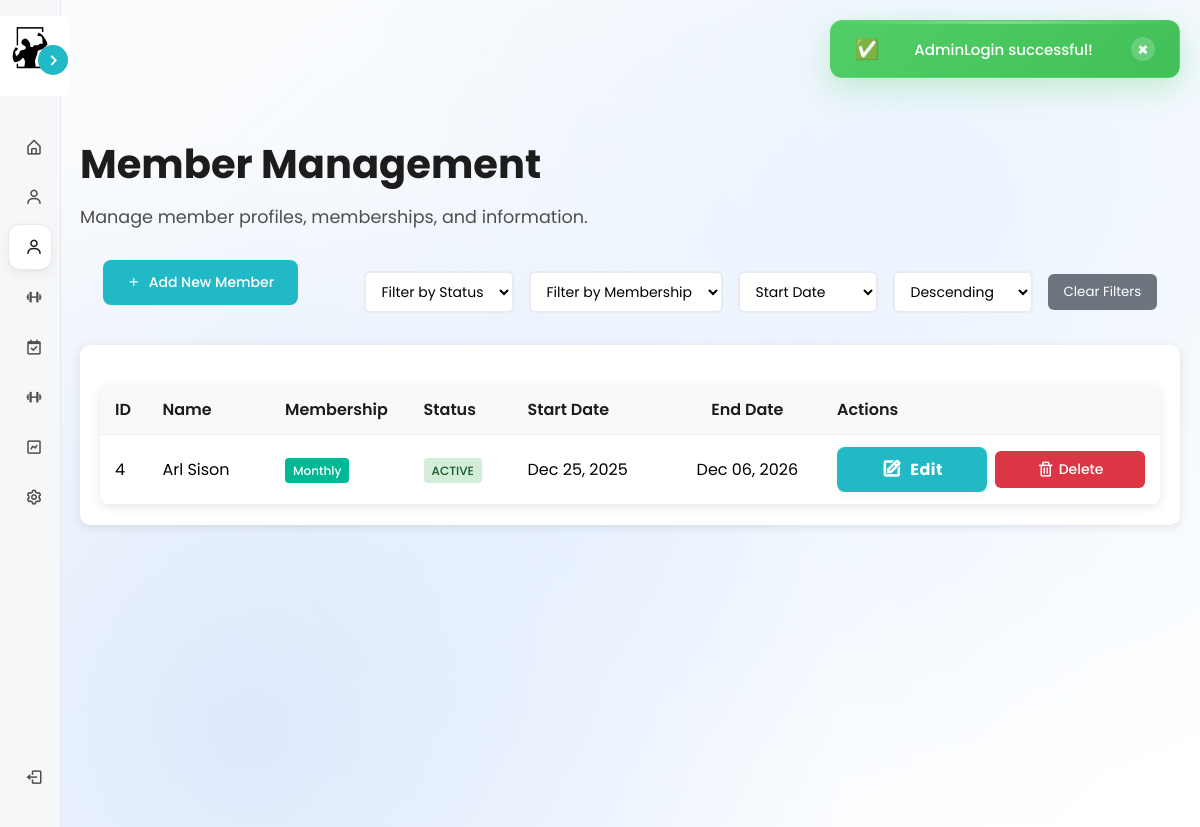
The page /views/admin/members.php (signed in) on the database its author committed.
### tables this page shows
CREATE TABLE `members` (
  `member_id` int(11) NOT NULL,
  `user_id` int(11) NOT NULL,
  `full_name` varchar(100) NOT NULL,
  `email` varchar(100) NOT NULL,
  `phone` varchar(20) DEFAULT NULL,
  `address` text DEFAULT NULL,
  `membership_type` enum('monthly','annual') DEFAULT 'monthly',
  `start_date` date DEFAULT NULL,
  `end_date` date DEFAULT NULL,
  `status` enum('active','inactive') DEFAULT 'active'
);

### models/Member.php (called while the page is built, shortened)
<?php
require_once __DIR__ . '/../config/database.php';
class Member {
    private $conn;
    public function __construct() {
        $database = new Database();
        $this->conn = $database->getConnection();
    }
    public function getAllMembers($filter_status = null, $filter_membership = null, $sort_by = 'start_date', $sort_order = 'DESC') {
        try {
            $where_clauses = [];
            $params = [];
            $where_sql = !empty($where_clauses) ? "WHERE " . implode(" AND ", $where_clauses) : "";
            $valid_sort_columns = ['member_id', 'full_name', 'email', 'membership_type', 'status', 'start_date', 'end_date'];
            $sort_order = strtoupper($sort_order) === 'ASC' ? 'ASC' : 'DESC';
            $sql = "SELECT m.*, u.username FROM members m JOIN users u ON m.user_id = u.user_id $where_sql ORDER BY m.$sort_by $sort_order";
            $stmt = $this->conn->prepare($sql);
            $stmt->execute();
            return $stmt->fetchAll(PDO::FETCH_ASSOC);
        } catch (PDOException $e) {
            error_log("Get all members error: " . $e->getMessage());
            return [];
        }
    }
}

### controllers/AdminController.php (called while the page is built, shortened)
<?php
require_once __DIR__ . '/../config/database.php';
require_once __DIR__ . '/../models/Member.php';
require_once __DIR__ . '/../models/Trainer.php';
class AdminController {
    private $memberModel;
    public function __construct() {
        $database = new Database();
        $this->db = $database->getConnection();
        $this->memberModel = new Member();
    }
    public function getAllMembers($filter_status = null, $filter_membership = null, $sort_by = 'start_date', $sort_order = 'DESC') {
        return $this->memberModel->getAllMembers($filter_status, $filter_membership, $sort_by, $sort_order);
    }
}
?>

### config/database.php (called while the page is built, shortened)
<?php
class Database {
    private $host = "localhost";
    private $db_name = "gymmanagement";
    private $username = "root";
    private $password = "";
    public function getConnection() {
        $this->conn = null;
        try {
            $this->conn = new PDO("mysql:host=" . $this->host . ";dbname=" . $this->db_name,
                                   $this->username, $this->password);
            $this->conn->exec("set names utf8");
        } catch(PDOException $exception) {
            echo "Connection error: " . $exception->getMessage();
        }
        return $this->conn;
    }
}
?>

### models/Trainer.php (called while the page is built, shortened)
<?php
require_once __DIR__ . '/../config/database.php';
class Trainer {
    public function __construct() {
        $database = new Database();
    }
}
?>

### views/admin/members.php (the view, shortened to what this page needs)
<?php
require_once '../../controllers/AdminController.php';
$adminController = new AdminController();
$filter_status = $_GET['filter_status'] ?? null;
$filter_membership = $_GET['filter_membership'] ?? null;
$sort_by = $_GET['sort_by'] ?? 'start_date';
$sort_order = $_GET['sort_order'] ?? 'DESC';
$members = $adminController->getAllMembers($filter_status, $filter_membership, $sort_by, $sort_order);
?>
<!DOCTYPE html>
<html lang="en">
<head>
    <link rel="stylesheet" href="../../assets/css/member_styles.css">
    <link rel="stylesheet" href="../../assets/css/modal_styles.css">
    <link rel="stylesheet" href="../../assets/css/admin_users_styles.css">
    <link href='https://unpkg.com/boxicons@2.1.4/css/boxicons.min.css' rel='stylesheet'>
</head>
<body>
    <?php include '../utilities/alert.php'; ?>
    <?php include '../components/dynamic_sidebar.php'; ?>
    <div class="main-content">
        <div class="content-wrapper">
            <div class="dashboard-header">
                <h1>Member Management</h1>
                <p>Manage member profiles, memberships, and information.</p>
            </div>
            <div class="header-actions" style="display: flex; flex-direction: row; align-items: center; margin-bottom: 20px; gap: 20px; justify-content: space-around;">
                <button class="add-user-btn" onclick="openAddMemberModal()">
                    <i class='bx bx-plus'></i> Add New Member
                </button>
                <div class="filters-section" style="display: flex; flex-direction: column; gap: 10px; align-items: flex-start;">
                    <div class="filters-row" style="display: flex; gap: 15px; align-items: center; flex-wrap: wrap;">
                        <select id="filter_status" onchange="applyFilters()" style="padding: 8px 12px; border: 2px solid #e9ecef; border-radius: 6px; font-size: 14px; background: #fff; min-width: 140px;">
                            <option value="" disabled <?php echo (empty($filter_status)) ? 'selected' : ''; ?>>Filter by Status</option>
                        </select>
                        <select id="filter_membership" onchange="applyFilters()" style="padding: 8px 12px; border: 2px solid #e9ecef; border-radius: 6px; font-size: 14px; background: #fff; min-width: 140px;">
                            <option value="" disabled <?php echo (empty($filter_membership)) ? 'selected' : ''; ?>>Filter by Membership</option>
                        </select>
                        <select id="sort_by" onchange="applyFilters()" style="padding: 8px 12px; border: 2px solid #e9ecef; border-radius: 6px; font-size: 14px; background: #fff; min-width: 140px;">
                            <option value="start_date" <?php echo ($sort_by === 'start_date') ? 'selected' : ''; ?>>Start Date</option>
                        </select>
                        <select id="sort_order" onchange="applyFilters()" style="padding: 8px 12px; border: 2px solid #e9ecef; border-radius: 6px; font-size: 14px; background: #fff; min-width: 140px;">
                            <option value="DESC" <?php echo ($sort_order === 'DESC') ? 'selected' : ''; ?>>Descending</option>
                        </select>
                        <button onclick="clearFilters()" style="padding: 8px 16px; background: #6c757d; color: white; border: none; border-radius: 6px; cursor: pointer;">Clear Filters</button>
                    </div>
                </div>
            </div>
            <div class="card">
                <table class="users-table">
                    <thead>
                        <tr>
                            <th>ID</th>
                            <th>Name</th>
                            <th>Membership</th>
                            <th>Status</th>
                            <th>Start Date</th>
                            <th>End Date</th>
                            <th>Actions</th>
                        </tr>
                    </thead>
                    <tbody>
                        <?php foreach ($members as $member): ?>
                        <tr>
                            <td><?php echo htmlspecialchars($member['member_id']); ?></td>
                            <td><?php echo htmlspecialchars($member['full_name']); ?></td>
                            <td>
                                <span class="role-badge role-member">
                                    <?php echo htmlspecialchars($member['membership_type']); ?>
                                </span>
                            </td>
                            <td>
                                <span class="status-badge status-<?php echo htmlspecialchars($member['status']); ?>">
                                    <?php echo htmlspecialchars($member['status']); ?>
                                </span>
                            </td>
                            <td><?php echo htmlspecialchars($member['start_date'] ? date('M d, Y', strtotime($member['start_date'])) : 'N/A'); ?></td>
                            <td><?php echo htmlspecialchars($member['end_date'] ? date('M d, Y', strtotime($member['end_date'])) : 'N/A'); ?></td>
                            <td>
                                <div class="action-buttons">
                                    <button class="action-btn btn-edit" onclick="openEditMemberModal(<?php echo $member['member_id']; ?>, '<?php echo htmlspecialchars($member['full_name']); ?>', '<?php echo htmlspecialchars($member['email']); ?>', '<?php echo htmlspecialchars($member['phone'] ?? ''); ?>', '<?php echo htmlspecialchars($member['address'] ?? ''); ?>', '<?php echo htmlspecialchars($member['membership_type']); ?>', '<?php echo htmlspecialchars($member['start_date'] ?? ''); ?>', '<?php echo htmlspecialchars($member['end_date'] ?? ''); ?>', '<?php echo htmlspecialchars($member['status']); ?>')" title="Edit Member">
                                        <i class='bx bx-edit'></i> Edit
                                    </button>
                                    <button class="action-btn btn-delete" onclick="openDeleteMemberModal(<?php echo $member['member_id']; ?>, '<?php echo htmlspecialchars($member['full_name']); ?>')" title="Delete Member">
                                        <i class='bx bx-trash'></i> Delete
                                    </button>
                                </div>
                            </td>
                        </tr>
                        <?php endforeach; ?>
                    </tbody>
                </table>
            </div>
        </div>
    </div>
</body>
</html>

### assets/css/member_styles.css (style rules this page uses)
* { font-family: "Poppins", sans-serif; }
:root { --primary-color: #21b9c5; --body-color: #d2d2d3; --sidebar-color: #ffffff; --text-color: rgb(78, 78, 78); --accent: #1c1c1c; --font-family: 'Poppins', sans-serif; --tran-02: all 0.2s ease; --tran-03: all 0.3s ease; --tran-04: all 0.4s ease; --tran-05: all 0.5s ease; }
body { height: 100vh; background: var(--body-color); margin: 0; padding: 0; }
.main-content { margin-left: 250px; padding: 20px; transition: var(--tran-03); min-height: 100vh; }
.sidebar.close ~ .main-content { margin-left: 60px; }
.content-wrapper { max-width: 1200px; margin: 0 auto; }
.card { background: var(--sidebar-color); padding: 20px; border-radius: 10px; box-shadow: 0 2px 10px rgba(0, 0, 0, 0.1); transition: var(--tran-03); }
.main-content { margin-top: 60px; }
.dashboard-header { margin-bottom: 30px; }
.dashboard-header h1 { color: var(--accent); margin-bottom: 10px; font-size: 2.5rem; }
.dashboard-header p { color: var(--text-color); font-size: 1.1rem; margin: 0; }
.action-btn { display: flex; align-items: center; gap: 10px; padding: 15px 20px; background: var(--primary-color); color: var(--sidebar-color); text-decoration: none; border-radius: 10px; font-weight: 500; transition: var(--tran-03); flex: 1; min-width: 150px; justify-content: center; }
.action-btn i { font-size: 18px; }
.btn-edit { background: #6c757d; color: white; border: none; padding: 5px 12px; border-radius: 4px; font-size: 0.8rem; cursor: pointer; transition: var(--tran-03); }
:root { --sidebar-bg: #f6f7f9; --sidebar-card: #ffffff; --sidebar-hover: #eef0f3; --muted: #9aa0a6; }

### assets/css/admin_users_styles.css (style rules this page uses)
body { background: radial-gradient(circle at 20% 80%, rgba(59, 130, 246, 0.15) 0%, transparent 50%), radial-gradient(circle at 80% 20%, rgba(147, 197, 253, 0.15) 0%, transparent 50%), radial-gradient(circle at 50% 50%, rgba(219, 234, 254, 0.3) 0%, transparent 70%), linear-gradient(135deg, #f8fafc 0%, #ffffff 100%); background-attachment: fixed; min-height: 100vh; }
.users-table { width: 100%; border-collapse: collapse; margin-top: 20px; background: var(--sidebar-color); border-radius: 10px; overflow: hidden; box-shadow: 0 2px 10px rgba(0, 0, 0, 0.1); }
.users-table th, .users-table td { padding: 12px 15px; text-align: left; border-bottom: 1px solid #eee; white-space: nowrap; }
.users-table th:nth-child(1), .users-table td:nth-child(1) { width: 5%; }
.users-table th:nth-child(2), .users-table td:nth-child(2) { width: 20%; }
.users-table th:nth-child(3), .users-table td:nth-child(3) { width: 15%; }
.users-table th:nth-child(4), .users-table td:nth-child(4) { width: 15%; }
.users-table th:nth-child(5), .users-table td:nth-child(5) { width: 25%; }
.users-table th:nth-child(6), .users-table td:nth-child(6) { width: 20%; text-align: center; }
.users-table th { background: #f8f9fa; font-weight: 600; color: var(--accent); }
.status-badge { padding: 4px 8px; border-radius: 4px; font-size: 12px; font-weight: 500; text-transform: uppercase; }
.status-active { background: #d4edda; color: #155724; }
.role-badge { padding: 4px 8px; border-radius: 4px; font-size: 12px; font-weight: 500; text-transform: capitalize; }
.role-member { background: #00b894; color: white; }
.action-buttons { display: flex; gap: 8px; justify-content: center; align-items: center; }
.action-btn { padding: 8px 12px; border: none; border-radius: 6px; cursor: pointer; font-size: 14px; transition: var(--tran-03); display: inline-flex; align-items: center; justify-content: center; gap: 4px; box-sizing: border-box; }
.btn-edit { background: var(--primary-color); color: var(--sidebar-color); }
.btn-delete { background: #dc3545; color: white; }
.action-btn.btn-edit { background: var(--primary-color, #21b9c5); color: #fff; border: none; padding: 10px 24px; border-radius: 8px; font-weight: 700; font-size: 1rem; display: flex; align-items: center; gap: 8px; transition: background 0.2s, filter 0.2s, transform 0.12s; box-shadow: 0 2px 8px rgba(33,185,197,0.09); letter-spacing: 0.03em; }
.action-btn.btn-edit i { font-size: 1.3em; font-weight: 700; }
.add-user-btn { background: var(--primary-color); color: var(--sidebar-color); padding: 12px 24px; border: none; border-radius: 8px; cursor: pointer; font-size: 14px; font-weight: 500; margin-bottom: 20px; transition: var(--tran-03); display: inline-flex; align-items: center; gap: 8px; }

### rows shown on the page
members: member_id "4", full_name "Arl Sison", membership_type "Monthly", status "ACTIVE", start_date "Dec 25, 2025", end_date "Dec 06, 2026"

### other values the page prints
$successMessage "AdminLogin successful!"
